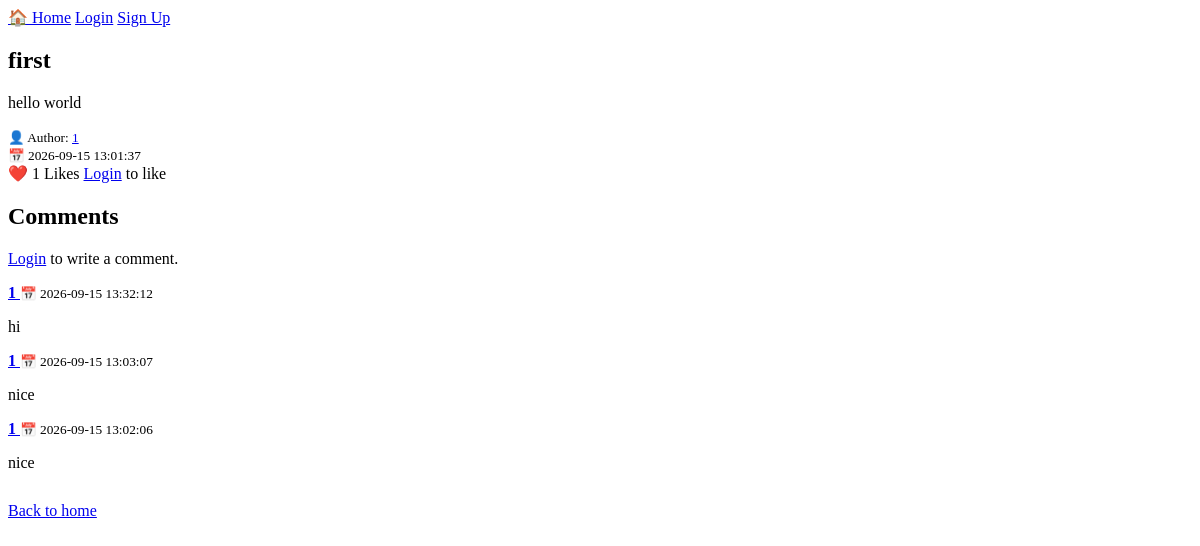
Before: /post/1 with the older database file.
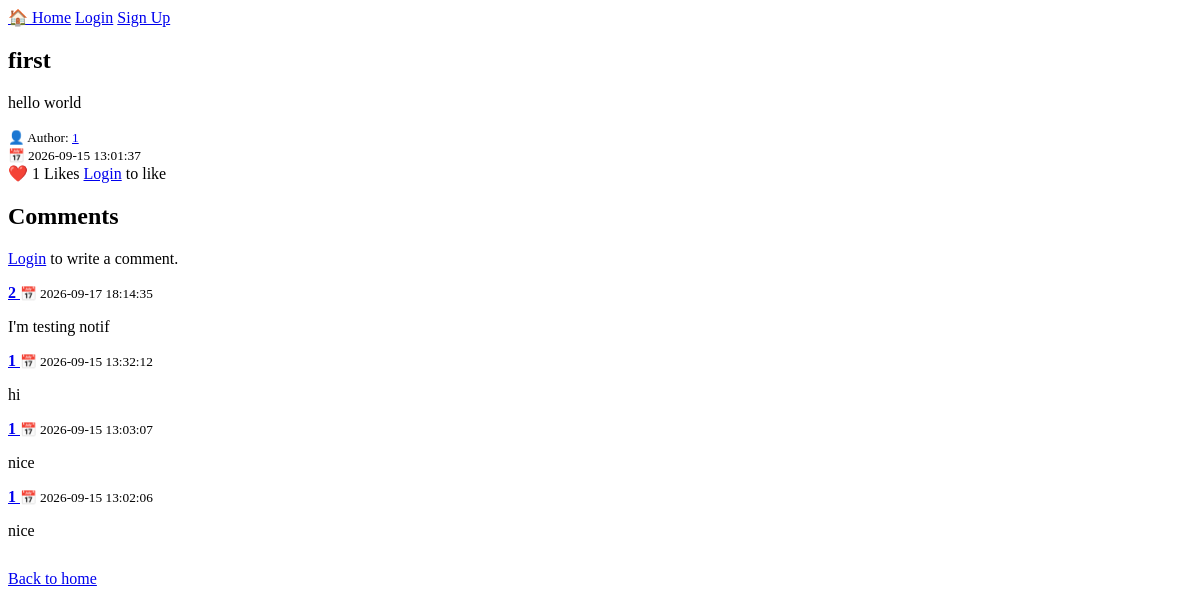
After: the same page with the newer database file.
### tables this page shows
CREATE TABLE comments (
            id INTEGER PRIMARY KEY AUTOINCREMENT,
            content TEXT NOT NULL,
            user_id INTEGER NOT NULL,
            post_id INTEGER NOT NULL,
            created_at TIMESTAMP DEFAULT CURRENT_TIMESTAMP,
            FOREIGN KEY (user_id) REFERENCES users(id),
            FOREIGN KEY (post_id) REFERENCES posts(id)
        );

CREATE TABLE users (
            id INTEGER PRIMARY KEY AUTOINCREMENT,
            username TEXT UNIQUE NOT NULL,
            password TEXT NOT NULL
        );

### app.py (the view, shortened to what this page needs)
@app.route('/post/<int:post_id>')
def post_detail(post_id):
    conn = get_db()
    post = conn.execute('''
        SELECT posts.*, users.username AS author
        FROM posts
        LEFT JOIN users ON posts.author_id = users.id
        WHERE posts.id = ?
    ''', (post_id,)).fetchone()
    if post is None:
        conn.close()
        return render_template('404.html'), 404
    like_count = conn.execute(
        'SELECT COUNT(*) FROM likes WHERE post_id = ?',
        (post_id,)
    ).fetchone()[0]
    user_liked = False
    comments = conn.execute('''
        SELECT comments.*, users.username
        FROM comments
        JOIN users ON comments.user_id = users.id
        WHERE comments.post_id = ?
        ORDER BY comments.created_at DESC
    ''', (post_id,)).fetchall()
    conn.commit()
    conn.close()
    return render_template(
        'post_detail.html',
        post=post,
        like_count=like_count,
        user_liked=user_liked,
        comments=comments
    )

### app.py (called while the page is built, shortened)
@app.context_processor
def inject_notifications():
    if "user_id" not in session:
        return {"notification_count": 0}

### database.py (called while the page is built)
def get_db():
    conn = sqlite3.connect(DATABASE)
    conn.row_factory = sqlite3.Row
    return conn

### templates/post_detail.html (shortened to what this page needs)
{% extends 'base.html' %}
{% block content %}
<article class="post-detail">
    <h1>{{ post['title'] }}</h1>
    <p> {{ post["content"]}} </p>
    <small>👤 Author: </small>
    <a href="{{ url_for('profile', username=post['author']) }}"><small>
        {{ post['author'] }}
    </small></a>
    <br>
    <small>
        📅 {{ post['created_at'] }}
    </small>
</article>
<div class="likes">
    <span>
        ❤️ {{ like_count }} Likes
    </span>
    {% if session.get('user_id') %}
        <form method="POST"
              action="{{ url_for('like_post', post_id=post['id']) }}"
              style="display:inline;">
            <button type="submit">
                {% if user_liked %}
                    Unlike
                {% else %}
                    Like
                {% endif %}
            </button>
        </form>
    {% else %}
        <span>
            <a href="{{ url_for('login') }}">Login</a> to like
        </span>
    {% endif %}
</div>
<h2>Comments</h2>
{% if session.get('user_id') %}
<form method="POST"
      action="{{ url_for('add_comment', post_id=post['id']) }}">
    <textarea
        name="content"
        rows="4"
        placeholder="Write a comment..."
        required></textarea>
    <button type="submit">
        Comment
    </button>
</form>
{% else %}
<p>
    <a href="{{ url_for('login') }}">Login</a>
    to write a comment.
</p>
{% endif %}
<div class="comments">
    {% for comment in comments %}
        <div class="comment">
            <a href="{{ url_for('profile', username=comment['username']) }}">
                <strong>
                {{ comment['username'] }}
            </strong></a>
            <small>
                📅 {{ comment['created_at'] }}
            </small>
            <p>
                {{ comment['content'] }}
            </p>
        </div>
    {% else %}
        <p>No comments yet.</p>
    {% endfor %}
</div>
<p style="margin-top: 30px;">
    <a href="{{ url_for('home') }}">Back to home</a>
</p>
{% endblock %}

Changed rows visible on the page:
added comments: username "2", created_at "2026-09-17 18:14:35", content "I'm testing notif"
